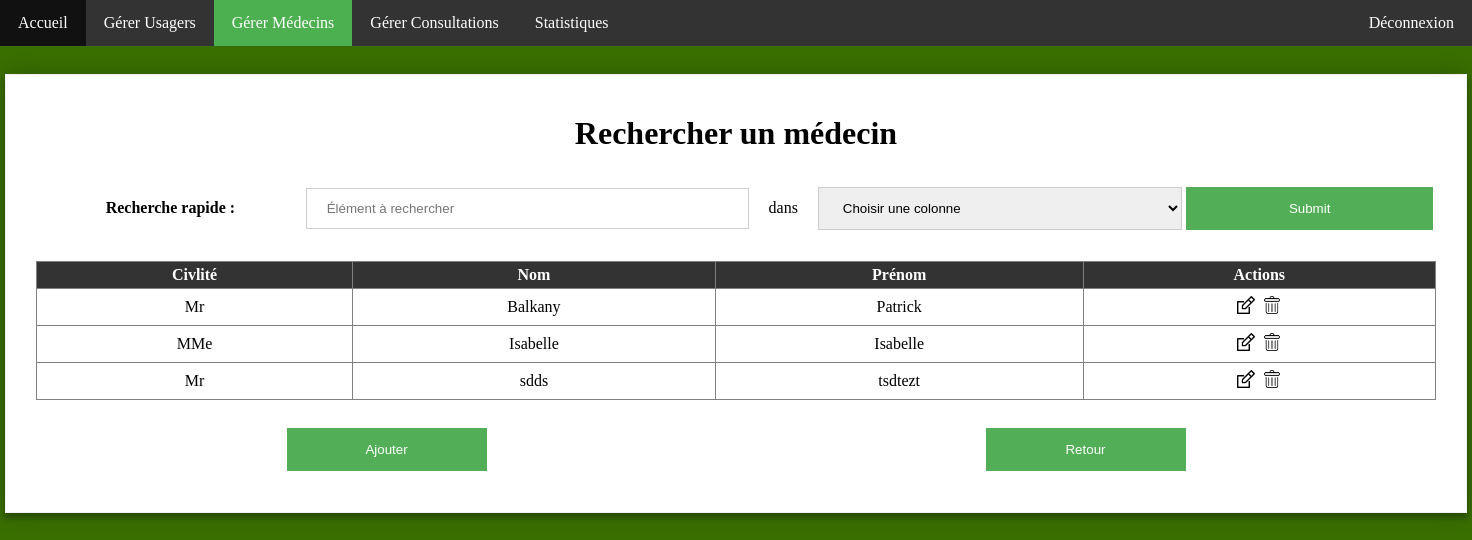
The page /pages/Medecin/rechercher_medecin.php (signed in) on the database its author committed.
### tables this page shows
CREATE TABLE `Medecin` (
  `ID` int(11) NOT NULL,
  `Civilite` varchar(3) NOT NULL,
  `Nom` varchar(50) NOT NULL,
  `Prenom` varchar(50) NOT NULL
);

### pages/Medecin/rechercher_medecin.php (the view, shortened to what this page needs)
<html>
	<head>
        <link rel="stylesheet" href="../../assets/style.css" />
	</head>
	<body>
		<ul class="Menu">
			<li id="Bouton"><a href="../../index.php">Accueil</a></li>
			<li id="Bouton"><a href="../Usager.php">Gérer Usagers</a></li>
			<li id="Bouton"><a href="../Medecin.php" class="active">Gérer Médecins</a></li>
			<li id="Bouton"><a href="../Consultation.php">Gérer Consultations</a></li>
			<li id="Bouton"><a href="../Statistique.php">Statistiques</a></li>
			<li id="Bouton" style="float:right"><a href="#">Déconnexion</a></li>
		</ul>
		<div id="grande_boite">
			<h1>Rechercher un médecin</h1>
			<form action="rechercher_medecin.php" method="POST">
				<table id="recherche">
					<tr>
						<td><p><strong>Recherche rapide :</strong></p></td>
						<td><input type="search" placeholder="Élément à rechercher" name="Recherche"></td>
						<td><p>dans</p></td>
						<td>
							<select name="Colonne">
								<option name="">Choisir une colonne</option>
							</select>
						</td>
						<td><input type="submit"></td>
					</tr>
				</table>
			</form>
			<table id="tableau">
				<tr>
					<th scope="col">Civlité</th>
					<th scope="col">Nom</th>
					<th scope="col">Prénom</th>
					<th scope="col">Actions</th>
				</tr>
		<?php
            require('../PHP/db.php');
			if(isset($_POST["Recherche"]) && $_POST["Colonne"] == "Civilite_Medecin"){
				$requete = $linkpdo->prepare('SELECT * FROM Medecin WHERE Civilite = ?');
				$requete->execute(array($_POST["Recherche"]));
			}
			else if(isset($_POST["Recherche"])  && $_POST["Colonne"] == "Nom_Medecin"){
				$requete = $linkpdo->prepare('SELECT * FROM Medecin WHERE Nom = ?');
				$requete->execute(array($_POST["Recherche"]));
			}
			else if(isset($_POST["Recherche"]) && $_POST["Colonne"] == "Prenom_Medecin"){
				$requete = $linkpdo->prepare('SELECT * FROM Medecin WHERE Prenom = ?');
				$requete->execute(array($_POST["Recherche"]));
			}
			else{
				$requete = $linkpdo->prepare('SELECT * FROM Medecin');
				$requete->execute(array());
			}
			while($data = $requete->fetch()){
				echo("<tr>
					<td>$data[1]</td>
					<td>$data[2]</td>
					<td>$data[3]</td>
					<td>
						<a href='editer_medecin.php?Civilite_Medecin=$data[1]&amp;Nom_Medecin=$data[2]&amp;Prenom_Medecin=$data[3]&amp;'><img id='icon' src='../../assets/images/editer.png' /></a>
						<a href='supprimer_medecin.php?Civilite_Medecin=$data[1]&amp;Nom_Medecin=$data[2]&amp;Prenom_Medecin=$data[3]&amp;'><img id='icon' src='../../assets/images/supprimer.png' /></a>
					</td>
				</tr>");
			}
		?>
			</table>
			<table id="recherche">
				<tr>
					<td><button id="retour" onclick="window.location.href = 'ajouter_medecin.php';">Ajouter</button></td>
					<td><button id="retour" onclick="window.location.href = '../Medecin.php';">Retour</button></td>
				</tr>
			</table>
        </div>
	</body>
</html>

### assets/style.css (style rules this page uses)
.Menu { list-style-type: none; margin: 0px; padding: 0px; overflow: hidden; background-color: #333; position: fixed; top: 0px; width: 100%; }
#Bouton { float: left; }
#Bouton a { display: block; color: white; text-align: center; padding: 14px 18px; text-decoration: none; }
.active { background-color: #4CAF50; }
body { margin: 0; background-color: #396E00; font-family: Cambria, "Hoefler Text", "Liberation Serif", Times, "Times New Roman", "serif"; }
#grande_boite { width: 1400px; margin: 0px auto; margin-top: 5%; padding: 30px; border: 1px solid #f1f1f1; background: #fff; box-shadow: 0px 0px 20px 0px rgba(0, 0, 0, 0.2), 0px 5px 5px 0 rgba(0, 0, 0, 0.24); }
#grande_boite h1 { margin: 10px auto; padding-bottom: 10px; text-align: center; }
button { background-color: #53af57; color: white; padding: 14px 40px; margin: 8px 0px; border: none; cursor: pointer; width: 100%; }
#retour { margin-top: 25px; width: 200px; }
input[type=text], input[type=password], input[type=number], input[type=date], input[type=search], input[type=time], select { width: 100%; padding: 12px 20px; margin: 8px 0px; display: inline-block; border: 1px solid #ccc; box-sizing: border-box; }
input[type=submit] { background-color: #53af57; color: white; padding: 14px 40px; margin: 12px 0px; border: none; cursor: pointer; width: 100%; }
#tableau { border-collapse: collapse; width: 100%; max-width: 1400px; min-width: 700px; text-align: center; }
#tableau, #tableau th, #tableau td { border: 1px solid gray; }
#tableau th, #tableau td { height: 24px; padding:4px; vertical-align:middle; }
#tableau th { background: #333; font-weight: bold; color: white; }
#recherche { width: 1400px; text-align: center; }
#icon { padding: 3px 2px; width: 18px; height: 18px; }

### rows shown on the page
medecin: Civilite "Mr", Nom "Balkany", Prenom "Patrick"
medecin: Civilite "MMe", Nom "Isabelle", Prenom "Isabelle"
medecin: Civilite "Mr", Nom "sdds", Prenom "tsdtezt"
